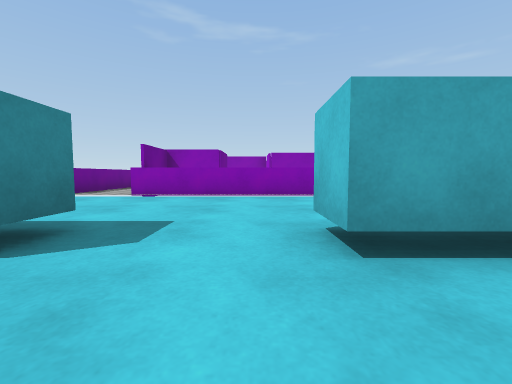
[1] (above)

13 first-person views from a walk through a scene from a Unity 3-D project. The camera is 0.59 m above the floor, tilts 4° down and sees 90° across. The floor is counted in squares, 1 m on a side. Each view is taken from the middle of a square. On the plan, view 1 faces up. The plan holds only what a view shows up to about 9 squares ahead; the rest is blank. The place goes on beyond the plan. The player is left out. Surface patterns are stand-ins for the level's own textures.

[2]
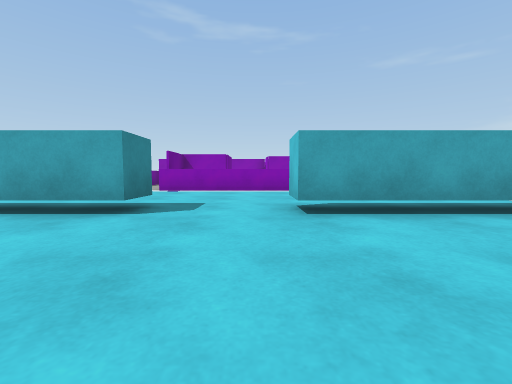

[3]
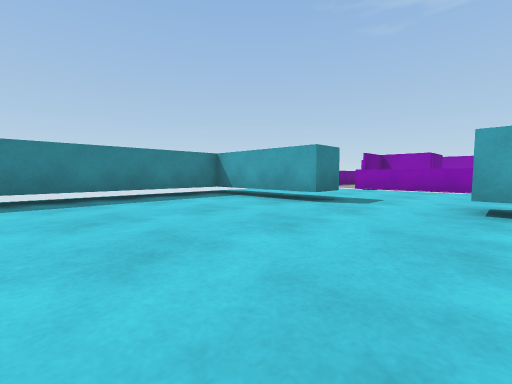

[4]
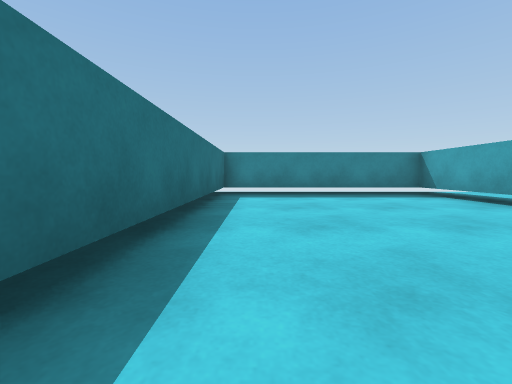

[5]
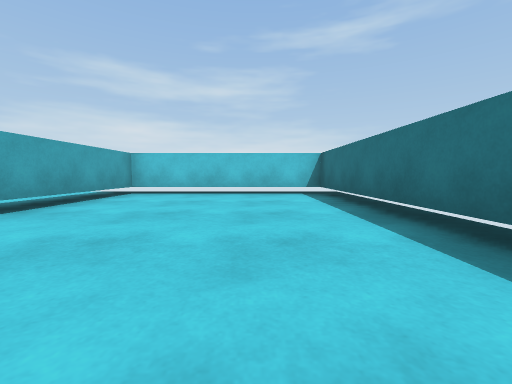

[6]
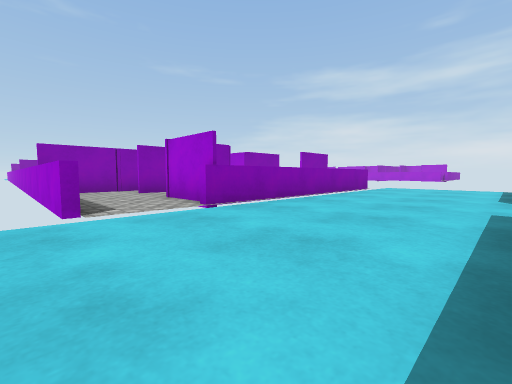

[7]
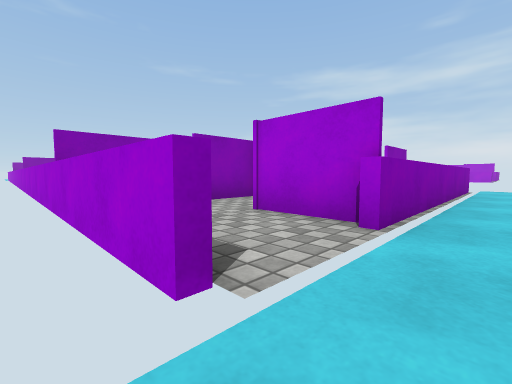

[8]
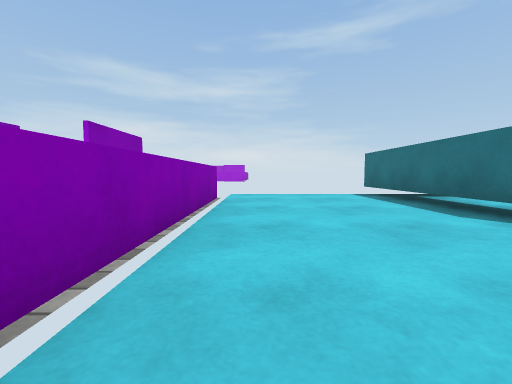

[9]
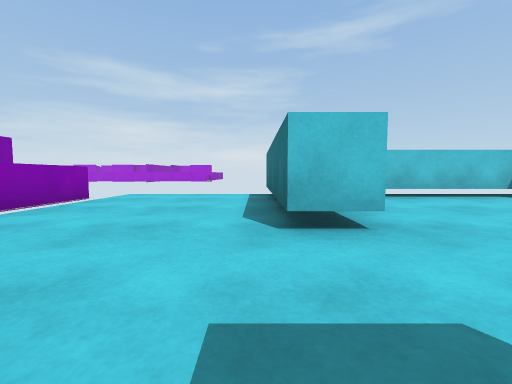

[10]
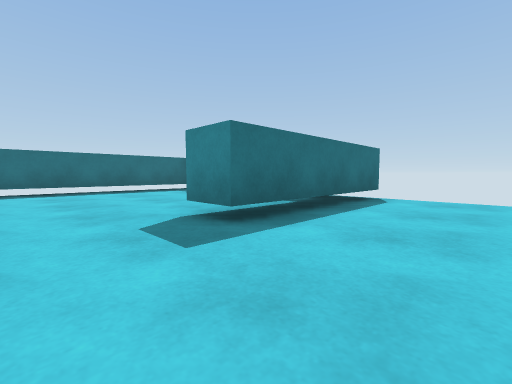

[11]
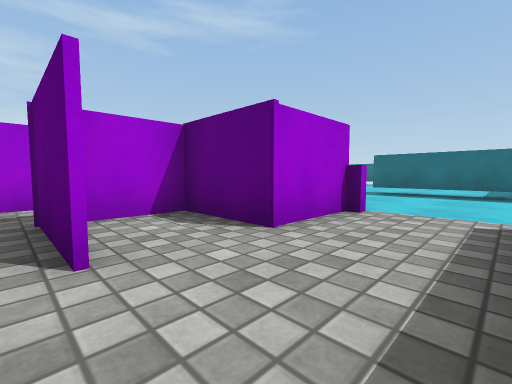

[12]
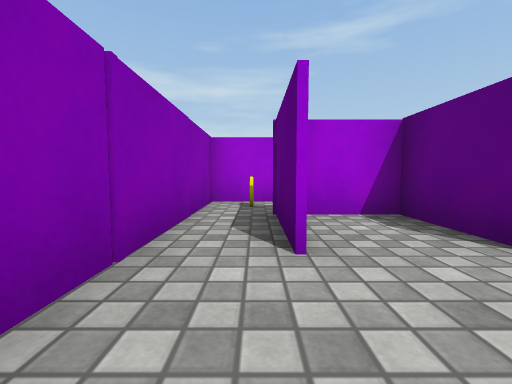

[13]
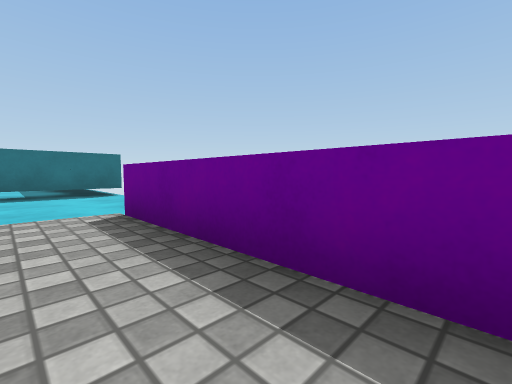

### Floor plan
Key: @ floor where view 1 was taken; # wall or solid block; . main floor; : floor 0.05 m higher than the main floor; T thing the floor can be seen under or through.
Columns run from 7 left of view 1 to 6 right of it. Each row starts with its distance up from view 1.
 12  #####
 11  #::###
 10  #::::#
  9  #::###
  8  #::#
  7  #::########
  6  ............
  5  ............
  4  ............
  3  ............
  2 ##TTTT..######
  1  #..........#
  0  #.....@....#
 -1  #..........#
 -2  #..........#
 -3  #..........#
 -4  ############

Positions as (right, up) in squares from view 1, and headings:
1: (0, 0), facing up
2: (0, -2), facing up
3: (1, -3), facing up-left
4: (2, -3), facing left
5: (-3, -2), facing right
6: (-6, 3), facing up-right
7: (-6, 6), facing up-right
8: (-2, 6), facing right
9: (-2, 3), facing right
10: (0, 5), facing down-left
11: (-5, 11), facing down-right
12: (-5, 11), facing right
13: (-4, 11), facing down-left
